Frame 1 (no input): blank canvas, image omitted
Frame 60 (the mouse pressed at the canvas centre just before this capture): blank canvas, image omitted
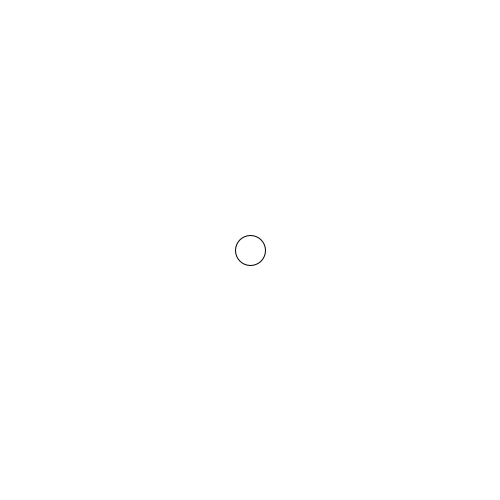
Frame 120 (the mouse held since frame 60 and released just before this capture)

The Processing sketch whose frames 1 and 60 were blank and that drew this single picture after the mouse press (run headless with seeded random() and noise(); from frame 60 on, the mouse is pressed at the canvas centre):

// Processing sketch: BallMove
// ── BallMove.pde
void setup () {
  size (500,500);
  frameRate (60);
  ellipseMode (CENTER);
}

void draw () {
  background (255);
  ellipse (mouseX,mouseY,30,30);
}
